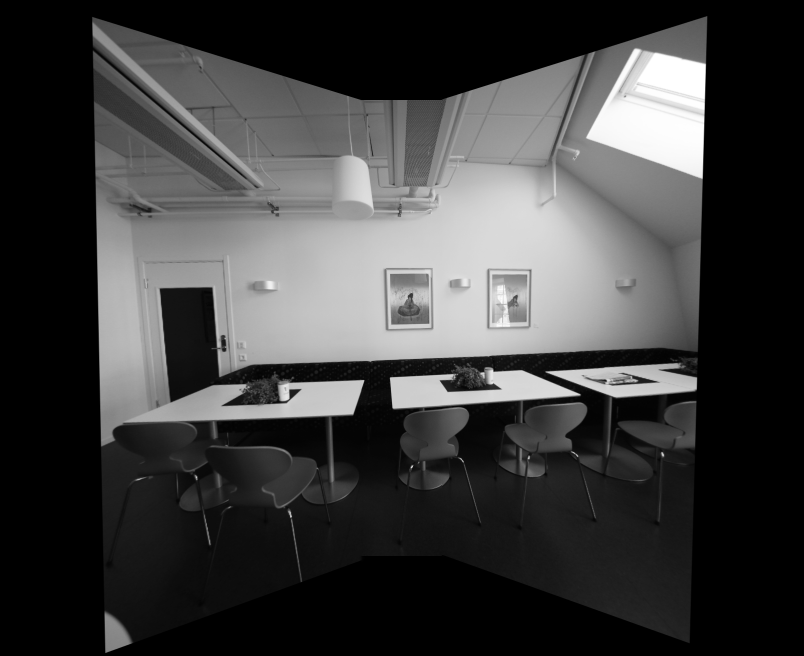
#> input picture hw2/Faizaan_Charania_111463646/Results/output_homography_lpb.png, 1608 x 1312 px (shown at 1/2 size)
$ python main.py 3 ../Results/output_homography_lpb.png ../Results/output_cylindrical.png ../Results/output_cylindrical_lpb.png out.png
#> lines starting #> are read from the running program, lines starting #| are printed output that depends on the picture; after the words box and inside, x2 and y2 are one past the last pixel; in counts of white or black regions, pixels touching at a corner belong together
### hw2/Faizaan_Charania_111463646/Source/lap_pyr.py
# adapted from http://docs.opencv.org/3.0-beta/doc/py_tutorials/py_imgproc/py_pyramids/py_pyramids.html

import cv2
import numpy as np


def Laplacian_Pyramid_Blending_with_mask(A, B, m, num_levels=6):
    # assume mask is float32 [0,1]

    # generate Gaussian pyramid for A,B and mask
    GA = A.copy()
    GB = B.copy()
    GM = m.copy()
    gpA = [GA]
    gpB = [GB]
    gpM = [GM]
    for i in xrange(num_levels):
        GA = cv2.pyrDown(GA)
        GB = cv2.pyrDown(GB)
        GM = cv2.pyrDown(GM)
        gpA.append(np.float32(GA))
        gpB.append(np.float32(GB))
        gpM.append(np.float32(GM))

    # generate Laplacian Pyramids for A,B and masks
    lpA = [gpA[num_levels - 1]
          ]  # the bottom of the Lap-pyr holds the last (smallest) Gauss level
    lpB = [gpB[num_levels - 1]]
    gpMr = [gpM[num_levels - 1]]
    for i in xrange(num_levels - 1, 0, -1):
        # Laplacian: subtarct upscaled version of lower level from current level
        # to get the high frequencies
        LA = np.subtract(gpA[i - 1],
                         cv2.pyrUp(
                             gpA[i],
                             dstsize=(gpA[i - 1].shape[1],
                                      gpA[i - 1].shape[0])))

        LB = np.subtract(gpB[i - 1],
                         cv2.pyrUp(
                             gpB[i],
                             dstsize=(gpB[i - 1].shape[1],
                                      gpB[i - 1].shape[0])))
        lpA.append(LA)
        lpB.append(LB)
        gpMr.append(gpM[i - 1])  # also reverse the masks

    # Now blend images according to mask in each level
    LS = []
    for la, lb, gm in zip(lpA, lpB, gpMr):
        ls = la * gm + lb * (1.0 - gm)
        LS.append(ls)

    # now reconstruct
    ls_ = LS[0]
    for i in xrange(1, num_levels):
        ls_ = cv2.resize(cv2.pyrUp(ls_), dsize=(LS[i].shape[1], LS[i].shape[0]))
        ls_ = cv2.add(ls_, LS[i].astype('float32'))

    return ls_


# [7 lines that do not run on import are left out]

### hw2/Faizaan_Charania_111463646/Source/main.py
# Instructions:
# Do not change the output file names, use the helper functions as you see fit

import os
import sys
import cv2
import numpy as np
import matplotlib.pyplot as plt
import math
import numpy.ma as ma
from lap_pyr import Laplacian_Pyramid_Blending_with_mask


# [15 lines left out: function help_message, not called in this run]


'''
Detect, extract and match features between img1 and img2.
Using SIFT as the detector/extractor, but this is inconsequential to the user.

Returns: (pts1, pts2), where ptsN are points on image N.
    The lists are "aligned", i.e. point i in pts1 matches with point i in pts2.

Usage example:
    im1 = cv2.imread("image1.jpg", 0)
    im2 = cv2.imread("image2.jpg", 0)
    (pts1, pts2) = feature_matching(im1, im2)

    plt.subplot(121)
    plt.imshow(im1)
    plt.scatter(pts1[:,:,0],pts1[:,:,1], 0.5, c='r', marker='x')
    plt.subplot(122)
    plt.imshow(im2)
    plt.scatter(pts1[:,:,0],pts1[:,:,1], 0.5, c='r', marker='x')
'''


def feature_matching(img1, img2, savefig=False):
    # Initiate SIFT detector
    sift = cv2.xfeatures2d.SIFT_create()
    # find the keypoints and descriptors with SIFT
    kp1, des1 = sift.detectAndCompute(img1, None)
    kp2, des2 = sift.detectAndCompute(img2, None)
    # FLANN parameters
    FLANN_INDEX_KDTREE = 1
    index_params = dict(algorithm=FLANN_INDEX_KDTREE, trees=5)
    search_params = dict(checks=50)  # or pass empty dictionary
    flann = cv2.FlannBasedMatcher(index_params, search_params)
    matches2to1 = flann.knnMatch(des2, des1, k=2)

    matchesMask_ratio = [[0, 0] for i in xrange(len(matches2to1))]
    match_dict = {}
    for i, (m, n) in enumerate(matches2to1):
        if m.distance < 0.7 * n.distance:
            matchesMask_ratio[i] = [1, 0]
            match_dict[m.trainIdx] = m.queryIdx

    good = []
    recip_matches = flann.knnMatch(des1, des2, k=2)
    matchesMask_ratio_recip = [[0, 0] for i in xrange(len(recip_matches))]

    for i, (m, n) in enumerate(recip_matches):
        if m.distance < 0.7 * n.distance:  # ratio
            if m.queryIdx in match_dict and match_dict[m.
                                                       queryIdx] == m.trainIdx:  #reciprocal
                good.append(m)
                matchesMask_ratio_recip[i] = [1, 0]

    if savefig:
        draw_params = dict(
            matchColor=(0, 255, 0),
            singlePointColor=(255, 0, 0),
            matchesMask=matchesMask_ratio_recip,
            flags=0)
        img3 = cv2.drawMatchesKnn(img1, kp1, img2, kp2, recip_matches, None,
                                  **draw_params)

        plt.figure(), plt.xticks([]), plt.yticks([])
        plt.imshow(img3,)
        plt.savefig("feature_matching.png", bbox_inches='tight')

    return ([kp1[m.queryIdx].pt
             for m in good], [kp2[m.trainIdx].pt for m in good])


'''
Warp an image from cartesian coordinates (x, y) into cylindrical coordinates (theta, h)
Returns: (image, mask)
Mask is [0,255], and has 255s wherever the cylindrical images has a valid value.
Masks are useful for stitching

Usage example:

    im = cv2.imread("myimage.jpg",0) #grayscale
    h,w = im.shape
    f = 700
    K = np.array([[f, 0, w/2], [0, f, h/2], [0, 0, 1]]) # mock calibration matrix
    imcyl = cylindricalWarpImage(im, K)
'''


# [35 lines left out: function cylindricalWarpImage, not called in this run]


'''
Calculate the geometric transform (only affine or homography) between two images,
based on feature matching and alignment with a robust estimator (RANSAC).

Returns: (M, pts1, pts2, mask)
Where: M    is the 3x3 transform matrix
       pts1 are the matched feature points in image 1
       pts2 are the matched feature points in image 2
       mask is a binary mask over the lists of points that selects the transformation inliers

Usage example:
    im1 = cv2.imread("image1.jpg", 0)
    im2 = cv2.imread("image2.jpg", 0)
    (M, pts1, pts2, mask) = getTransform(im1, im2)

    # for example: transform im1 to im2's plane
    # first, make some room around im2
    im2 = cv2.copyMakeBorder(im2,200,200,500,500, cv2.BORDER_CONSTANT)
    # then transform im1 with the 3x3 transformation matrix
    out = cv2.warpPerspective(im1, M, (im1.shape[1],im2.shape[0]), dst=im2.copy(), borderMode=cv2.BORDER_TRANSPARENT)

    plt.imshow(out, cmap='gray')
    plt.show()
'''


def getTransform(src, dst, method='affine'):
    pts1, pts2 = feature_matching(src, dst)

    src_pts = np.float32(pts1).reshape(-1, 1, 2)
    dst_pts = np.float32(pts2).reshape(-1, 1, 2)

    if method == 'affine':
        M, mask = cv2.estimateAffine2D(
            src_pts, dst_pts, cv2.RANSAC, ransacReprojThreshold=5.0)
        # M = np.append(M, [[0, 0, 1]], axis=0)

    if method == 'homography':
        M, mask = cv2.findHomography(src_pts, dst_pts, cv2.RANSAC, 5.0)

    matchesMask = mask.ravel().tolist()

    return (M, pts1, pts2, mask)


# ===================================================
# ================ Perspective Warping ==============
# ===================================================
# [28 lines left out: function Perspective_warping, not called in this run]


def Bonus_perspective_warping(img1, img2, img3):

    # Write your codes here
    img1 = cv2.copyMakeBorder(img1, 200, 200, 500, 500, cv2.BORDER_CONSTANT)
    (M, pts1, pts2, mask) = getTransform(img2, img1, method='homography')

    # then transform im1 with the 3x3 transformation matrix
    out2 = cv2.warpPerspective(img2, M, (img1.shape[1], img1.shape[0]))

    # mask to blend the first 2 images
    mask = np.zeros_like(img1, dtype='float32')
    mask[:, int(img1.shape[1] * 0.55):] = 1

    out2 = Laplacian_Pyramid_Blending_with_mask(out2, img1, mask, 3)

    (M, pts1, pts2, mask) = getTransform(img3, img1, method='homography')
    # then transform im1 with the 3x3 transformation matrix

    out3 = cv2.warpPerspective(img3, M, (img1.shape[1], img1.shape[0]))

    # mask to blend the last image with the interim output
    mask = np.zeros_like(img1, dtype='float32')
    mask[:, int(img1.shape[1] * 0.45):] = 1

    out = Laplacian_Pyramid_Blending_with_mask(out2, out3, mask, 3)

    output_image = out  # This is dummy output, change it to your output

    # Write out the result
    output_name = sys.argv[5] + "output_homography_lpb.png"
    cv2.imwrite(output_name, output_image)

    return True


# ===================================================
# =============== Cynlindrical Warping ==============
# ===================================================
# [117 lines left out: functions Cylindrical_warping, Bonus_cylindrical_warping, not called in this run]


'''
This exact function will be used to evaluate your results for HW2
Compare your result with master image and get the difference, the grading
criteria is posted on Piazza
'''


# [37 lines left out: function RMSD, not called in this run]


if __name__ == '__main__':
    question_number = -1

    # Validate the input arguments
    if (len(sys.argv) != 6):
        help_message()
        sys.exit()
    else:
        question_number = int(sys.argv[1])
    if (question_number > 4 or question_number < 1):
        print("Input parameters out of bound ...")
        sys.exit()

    input_image1 = cv2.imread(sys.argv[2], 0)
#> input_image1 is the input picture: shape (1312, 1608); min 0, max 255, mean 62.4
    input_image2 = cv2.imread(sys.argv[3], 0)
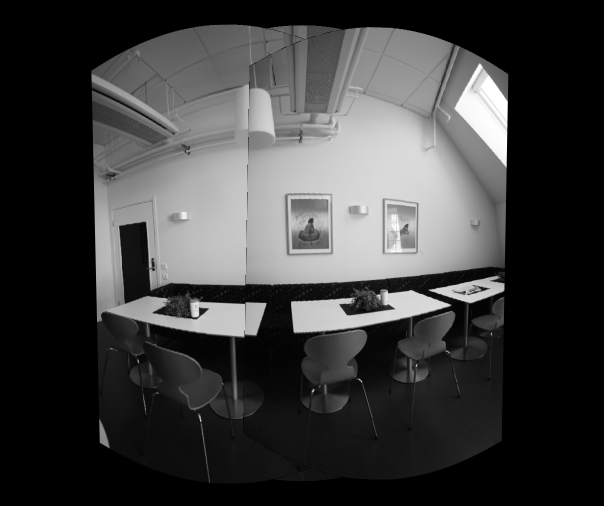
#> input picture hw2/Faizaan_Charania_111463646/Results/output_cylindrical.png, 1208 x 1012 px (shown at 1/2 size)
#> input_image2 is the input picture: shape (1012, 1208); min 0, max 255, mean 61.4
    input_image3 = cv2.imread(sys.argv[4], 0)
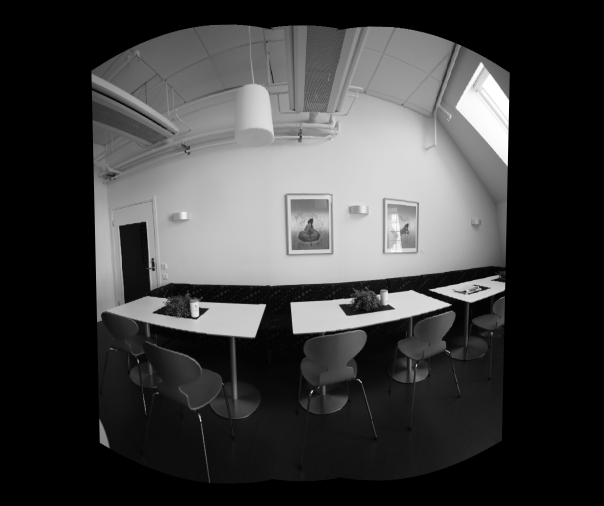
#> input picture hw2/Faizaan_Charania_111463646/Results/output_cylindrical_lpb.png, 1208 x 1012 px (shown at 1/2 size)
#> input_image3 is the input picture: shape (1012, 1208); min 0, max 255, mean 62.7

    function_launch = {
        1: Perspective_warping,
        2: Cylindrical_warping,
        3: Bonus_perspective_warping,
        4: Bonus_cylindrical_warping
    }
    # Call the function
    function_launch[question_number](input_image1, input_image2, input_image3)
#> in Bonus_perspective_warping, `img1 = cv2.copyMakeBorder(img1, 200, 200, 500, 500, cv2.BORDER_CONSTANT)`:
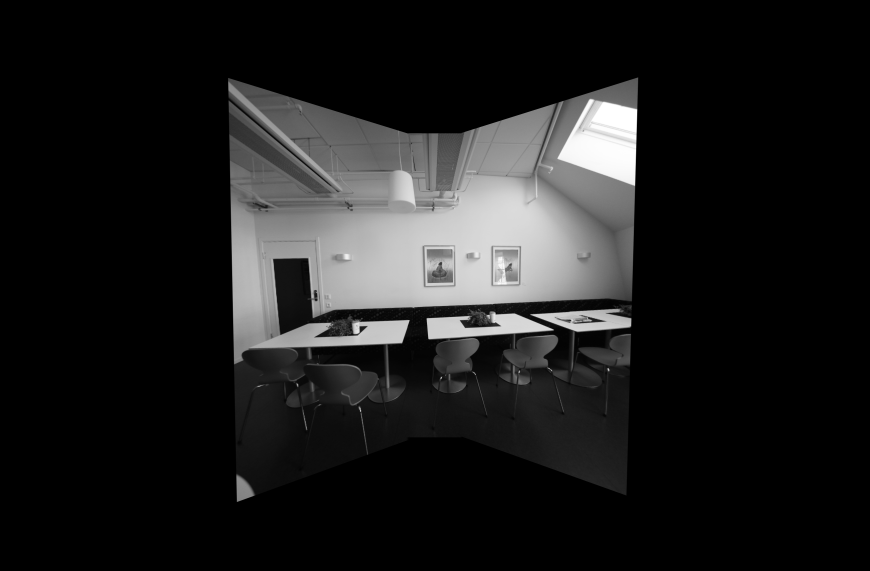
#> img1: shape (1712, 2608) (shown at 1/3 size); min 0, max 255, mean 29.5
#> in feature_matching, `kp1, des1 = sift.detectAndCompute(img1, None)`: kp1 = 1152 keypoints; strongest (x, y, size): (969, 212, 74.1), (723, 763, 1.9), (401, 841, 2.2), (404, 622, 9.3)
#> in feature_matching, `kp2, des2 = sift.detectAndCompute(img2, None)`: kp2 = 969 keypoints; strongest (x, y, size): (1814, 411, 156), (1323, 1134, 2.8), (1082, 1233, 2.6), (1086, 986, 10.6)
#> in feature_matching, `matches2to1 = flann.knnMatch(des2, des1, k=2)`: matches2to1 = 969 matches
#> in feature_matching, `matchesMask_ratio = [[0, 0] for i in xrange(len(matches2to1))]`: matchesMask_ratio = 969 pairs, first value 0 to 0, second value 0 to 0
#> after the loop in feature_matching, `for i, (m, n) in enumerate(matches2to1):`: match_dict = 338 items; matchesMask_ratio = 969 pairs, first value 0 to 1, second value 0 to 0
#> in feature_matching, `recip_matches = flann.knnMatch(des1, des2, k=2)`: recip_matches = 1152 matches
#> in feature_matching, `matchesMask_ratio_recip = [[0, 0] for i in xrange(len(recip_matches))]`: matchesMask_ratio_recip = 1152 pairs, first value 0 to 0, second value 0 to 0
#> after the loop in feature_matching, `for i, (m, n) in enumerate(recip_matches):`: good = 293 matches; matchesMask_ratio_recip = 1152 pairs, first value 0 to 1, second value 0 to 0
#> in getTransform, `pts1, pts2 = feature_matching(src, dst)`: pts1 = 293 pairs, first value 184.4 to 1016, second value 52.55 to 841.1; pts2 = 293 pairs, first value 686.8 to 1913, second value 280.4 to 1232.7
#> in getTransform, `src_pts = np.float32(pts1).reshape(-1, 1, 2)`: src_pts = 293 rows, first 8: [184.4, 168.3], [198.2, 637], [207.7, 622.6], [228.7, 358], [238.2, 609], [277.4, 714.3], [285.8, 716.9], [292.4, 206.8]
#> in getTransform, `dst_pts = np.float32(pts2).reshape(-1, 1, 2)`: dst_pts = 293 rows, first 8: [686.8, 280.4], [713.2, 1074.3], [738.6, 1046.1], [800.4, 633], [815.5, 1010.3], [892.9, 1144.6], [909.9, 1144.2], [928.4, 468.5]
#> in getTransform, `M, mask = cv2.findHomography(src_pts, dst_pts, cv2.RANSAC, 5.0)`: M = [[0.288, -0.0571, 848.6], [-0.3, 0.733, 462.6], [-0.000358, -4.06e-05, 1]]; mask = 293 values, max 1 at index 79, min 0 at index 0, mean 0.567
#> in getTransform, `matchesMask = mask.ravel().tolist()`: matchesMask has the same summary as mask
#> in Laplacian_Pyramid_Blending_with_mask, `GM = m.copy()`: GM: shape (1712, 2608) float32; values 0 (black) and 1 (white), 45% white; 1 white region, box (x1, y1, x2, y2) and area: (1434, 0, 2608, 1712) 2009888
#> after the loop in Laplacian_Pyramid_Blending_with_mask, `for i in xrange(num_levels):`:
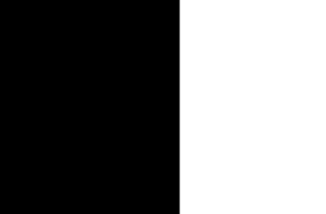
#> GM: shape (214, 326) float32; min 0, max 1, mean 0.449
#> after the loop in Laplacian_Pyramid_Blending_with_mask, `for i in xrange(num_levels):`: gpA = 4 items
#> the loop in Laplacian_Pyramid_Blending_with_mask, `for i in xrange(num_levels - 1, 0, -1):` made 2 passes
#> pass 2, in Laplacian_Pyramid_Blending_with_mask, `LA = np.subtract(gpA[i - 1], cv2.pyrUp( gpA[i], dstsize=(gpA[i - 1].sh..`:
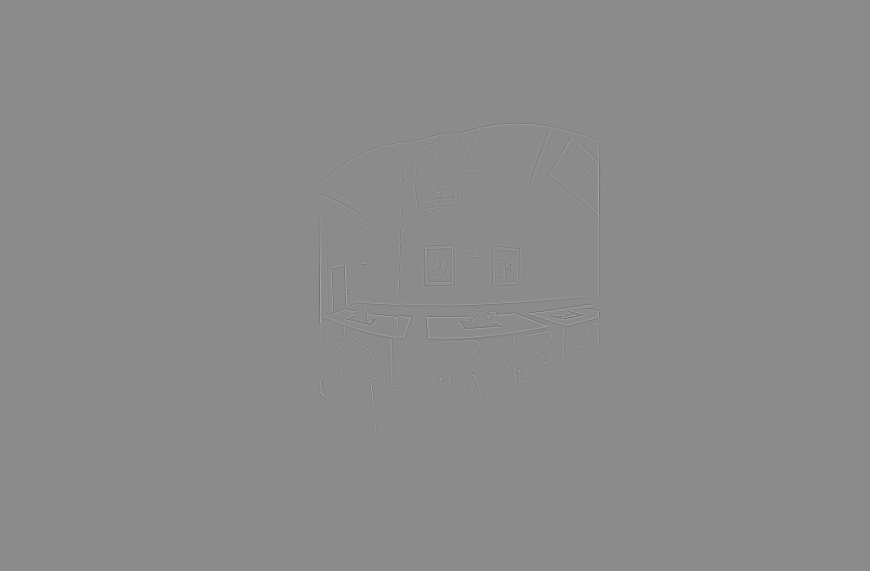
#> LA: shape (1712, 2608) float32 (shown at 1/3 size); min -144, max 119, mean 0; drawn with min black and max white
#> after the loop in Laplacian_Pyramid_Blending_with_mask, `for i in xrange(num_levels - 1, 0, -1):`: gpMr = 3 items
#> the loop in Laplacian_Pyramid_Blending_with_mask, `for la, lb, gm in zip(lpA, lpB, gpMr):` made 3 passes
#> pass 1, in Laplacian_Pyramid_Blending_with_mask, `ls = la * gm + lb * (1.0 - gm)`:
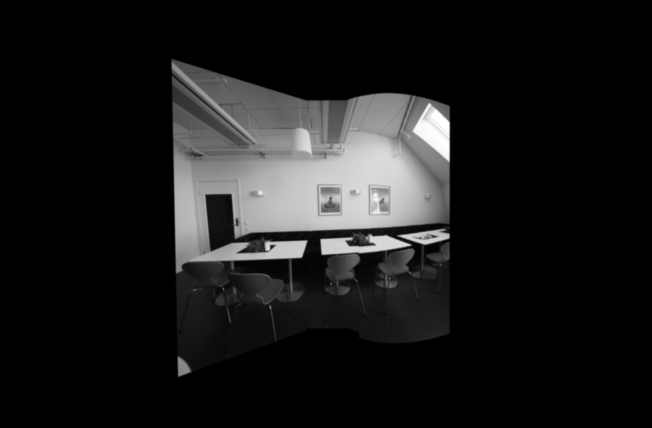
#> ls: shape (428, 652) float32; min 0, max 255, mean 25.6
#> in feature_matching (call 2), `kp1, des1 = sift.detectAndCompute(img1, None)`: kp1 = 1118 keypoints; strongest (x, y, size): (623, 784, 2.8), (972, 210, 75.4), (722, 764, 1.8), (401, 841, 2.2)
#> in feature_matching (call 2), `recip_matches = flann.knnMatch(des1, des2, k=2)`: recip_matches = 1118 matches
#> after the loop in feature_matching (call 2), `for i, (m, n) in enumerate(recip_matches):`: good = 381 matches; matchesMask_ratio_recip = 1118 pairs, first value 0 to 1, second value 0 to 0
#> in getTransform (call 2), `src_pts = np.float32(pts1).reshape(-1, 1, 2)`: src_pts = 381 rows, first 8: [184.4, 168.3], [198.2, 637], [207.7, 622.6], [228.7, 358], [238.2, 609], [277.4, 714.3], [285.8, 716.9], [292.4, 206.8]
#> in getTransform (call 2), `dst_pts = np.float32(pts2).reshape(-1, 1, 2)`: dst_pts = 381 rows, first 8: [686.8, 280.4], [713.2, 1074.3], [738.6, 1046.1], [800.4, 633], [815.5, 1010.3], [892.9, 1144.6], [909.9, 1144.2], [928.4, 468.5]
#> in Bonus_perspective_warping, `(M, pts1, pts2, mask) = getTransform(img3, img1, method='homography')`: M = [[0.342, -0.0769, 841.7], [-0.277, 0.734, 457.6], [-0.000326, -5.6e-05, 1]]; pts1 = 381 pairs, first value 184.4 to 1008.1, second value 52.55 to 841.1; pts2 = 381 pairs, first value 686.8 to 1903.6, second value 280.4 to 1232.7; mask = 381 values, max 1 at index 87, min 0 at index 0, mean 0.635
#> in Bonus_perspective_warping, `mask = np.zeros_like(img1, dtype='float32')`: mask: shape (1712, 2608) float32; every value is 0
#> in Bonus_perspective_warping, `mask[:, int(img1.shape[1] * 0.45):] = 1`: mask: shape (1712, 2608) float32; values 0 (black) and 1 (white), 55% white; 1 black region, box (x1, y1, x2, y2) and area: (0, 0, 1173, 1712) 2008176
#> the loop in Laplacian_Pyramid_Blending_with_mask (call 2), `for la, lb, gm in zip(lpA, lpB, gpMr):` made 3 passes
#> in Bonus_perspective_warping, `cv2.imwrite(output_name, output_image)`:
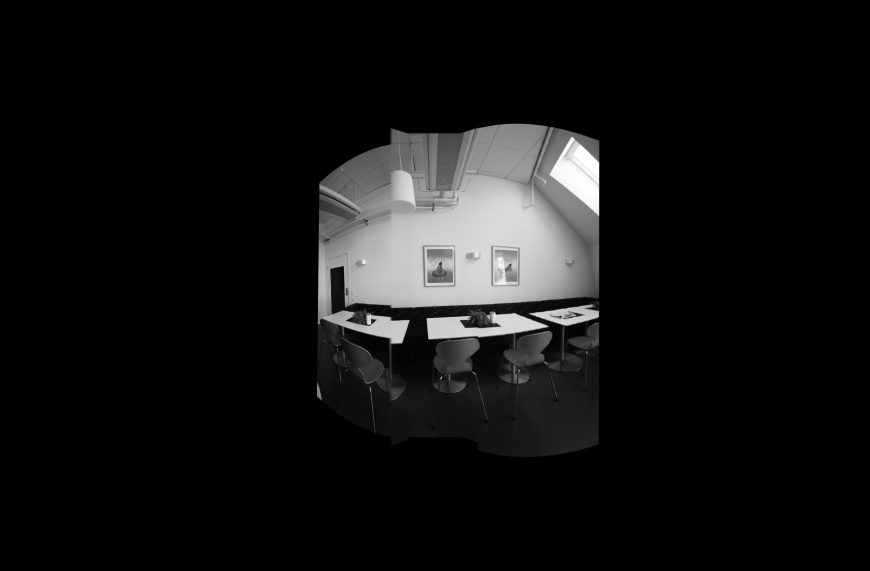
#> saved as out.pngoutput_homography_lpb.png: shape (1712, 2608) (shown at 1/3 size); min 0, max 255, mean 18.4
